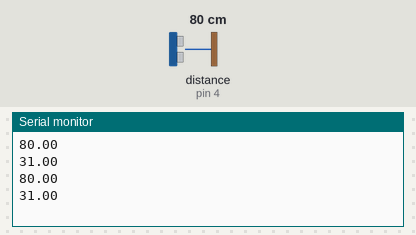
Simulated run of this sketch. Board: Arduino Uno, built with avr-gcc and run on an emulated ATmega328P. Shown: the last lines printed to the serial monitor. Wiring (inferred from the names in the program): ultrasonic range finder: trigger pin 2; echo pin 4. The inputs (shaded band) are chosen by the test bench; at power-on: distance to the obstacle (sensor on pin 4) 80 cm. The echo pulse lasts 58.3 µs per cm.

Above: at 2.8 s.
2.9 s: distance to the obstacle (sensor on pin 4) set to 2 cm
At 4.5 s:
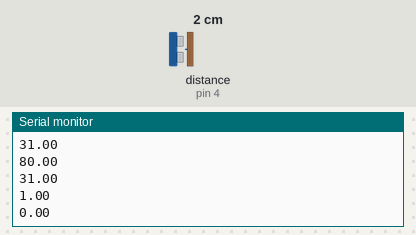
5.6 s: distance to the obstacle (sensor on pin 4) set to 4 cm
At 7.3 s:
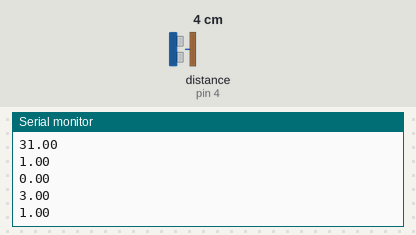
Timing chart, 0 to 8.8 s (numbered marks = the images above; inputs shaded):
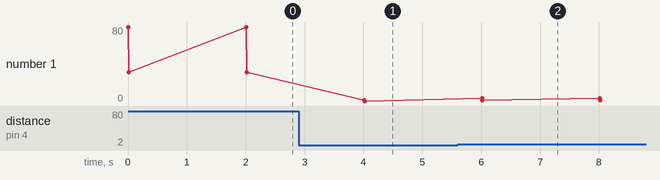

The sketch:

ultrasonic.ino
```cpp
const int trig = 2;
const int echo = 4;
void setup(){
  pinMode(trig, OUTPUT);
  pinMode(echo, INPUT);
  Serial.begin(9600);
}

void loop(){
  digitalWrite(trig, LOW);
  delayMicroseconds(2);
  digitalWrite(trig, HIGH);
  delayMicroseconds(10);
  digitalWrite(trig, LOW);
  int duration = pulseIn(echo, HIGH);
  float inches = duration/74/2;
  float cm = duration/29/2;
  Serial.println(cm);
  Serial.println(inches);
  delay(2000);
}
```

Measured:
- after the input at 2.9 s, the serial monitor: prints a new line after 1.1 s (image 1)
- after the input at 5.6 s, the serial monitor: prints a new line after 0.41 s (image 2)
- plotted number 1: 31 → 0 after the input at 2.9 s
